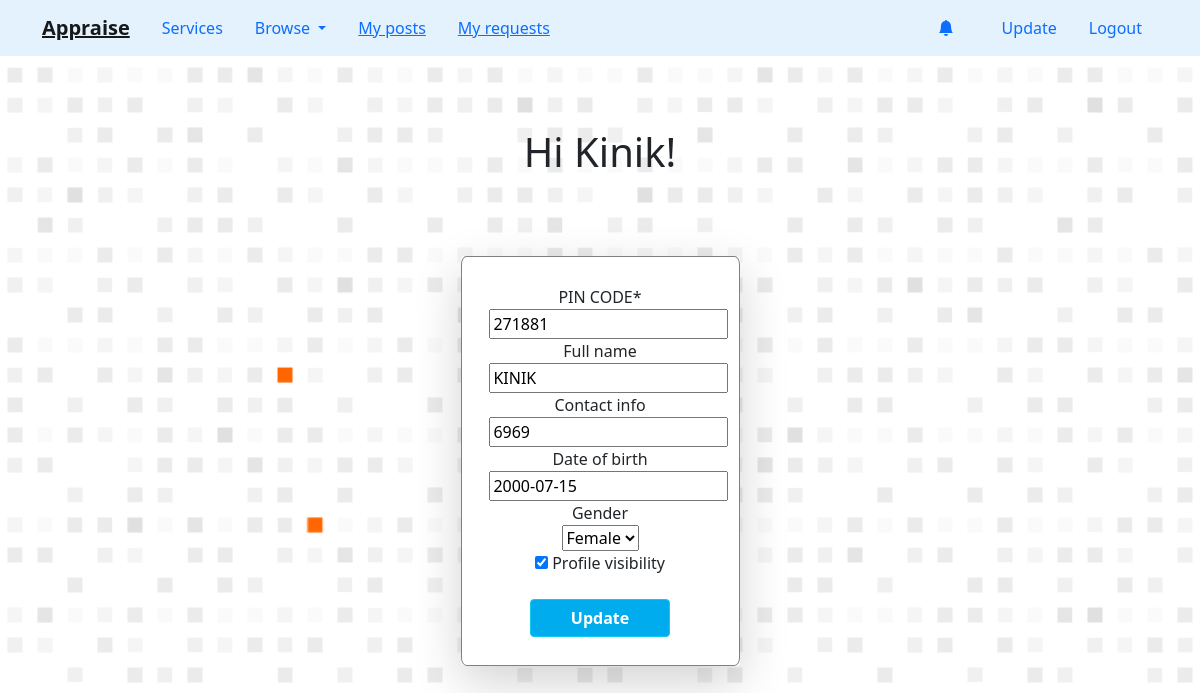
Page /user/update (signed in) on the committed database.
### user/models.py (models this page shows, shortened)
class Person(models.Model):
    user = models.OneToOneField(User, on_delete=models.CASCADE)
    pin_code = models.CharField('PIN CODE', max_length=6, blank=False)
    name = models.CharField("Full name", max_length=18, null=True, blank=True)
    contact = models.CharField("Contact info", max_length=10, null=True, blank=True)
    dob = models.DateField("Date of birth", auto_now=False, null=True, blank=True)
    gender = models.CharField(choices=GENDER_CHOICES, max_length=6, null=True, blank=True)
    visibility = models.BooleanField("Profile visibility", default=True)
    employability = models.DecimalField(max_digits=3, decimal_places=2, default=0.0)
    employer_rating = models.DecimalField(max_digits=3, decimal_places=2, default=0.0)

### user/views.py (the view, shortened to what this page needs)
# urls.py: path('user/update', user_view.update, name ='update'),
def update(request):
        try:
                misc = Person.objects.filter(user=request.user).annotate()
                misc = misc[0]
                data = {'pin_code' : misc.pin_code, 'name' : misc.name, 'contact' : misc.contact, 'dob' : misc.dob, 'gender' : misc.gender, 'visibility' : misc.visibility}
                form = PersonUpdateForm(initial=data)
        except:
                form = PersonUpdateForm()
                data = None
        return render(request, 'update.html', {'form': form, 'title':'Update', 'name': request.user, 'misc': data})

### user/forms.py
class PersonUpdateForm(forms.ModelForm):
	class Meta:
		model = Person
		fields = ['pin_code', 'name', 'contact', 'dob', 'gender', 'visibility']

### user/templates/update.html (shortened to what this page needs)
{% extends "dashboard.html" %}
{% load crispy_forms_tags %}
{% load static %}
{% block start %}
  <center>
  <center><h1>Hi {{name|title}}!</h1></center>
  <br><br><br>
  <div class="content-section col-md-3 col-md-offset-4">
    <div class="shadow-lg bg-body rounded">
        <form method="POST" style="border: 1px solid gray; padding:10%; border-radius:2%;">
          <fieldset class="form-group">
            {{ form|crispy}}
          </fieldset>
          <button style="background: #00acee; font-size: 1rem; color:white; width:140px; height=10px" class="btn btn-outline-info" type="submit"><b>Update</b></button>
        </form>
    </div>
  </div>
  </center>
{% endblock start %}

### user/templates/dashboard.html (style rules this page uses)
body { background-color: #e9fbff; background-attachment: fixed; background-size: cover; }

### user/templates/update.html (style rules this page uses)
body { background-color: #ffffff; background-attachment: fixed; background-size: cover; }

### rows in the picture
Person: pin_code "271881", name "KINIK", contact "6969", dob "2000-07-15", gender "Female", visibility "☑"

### other values in the picture
{{ name|title }} "Kinik"
